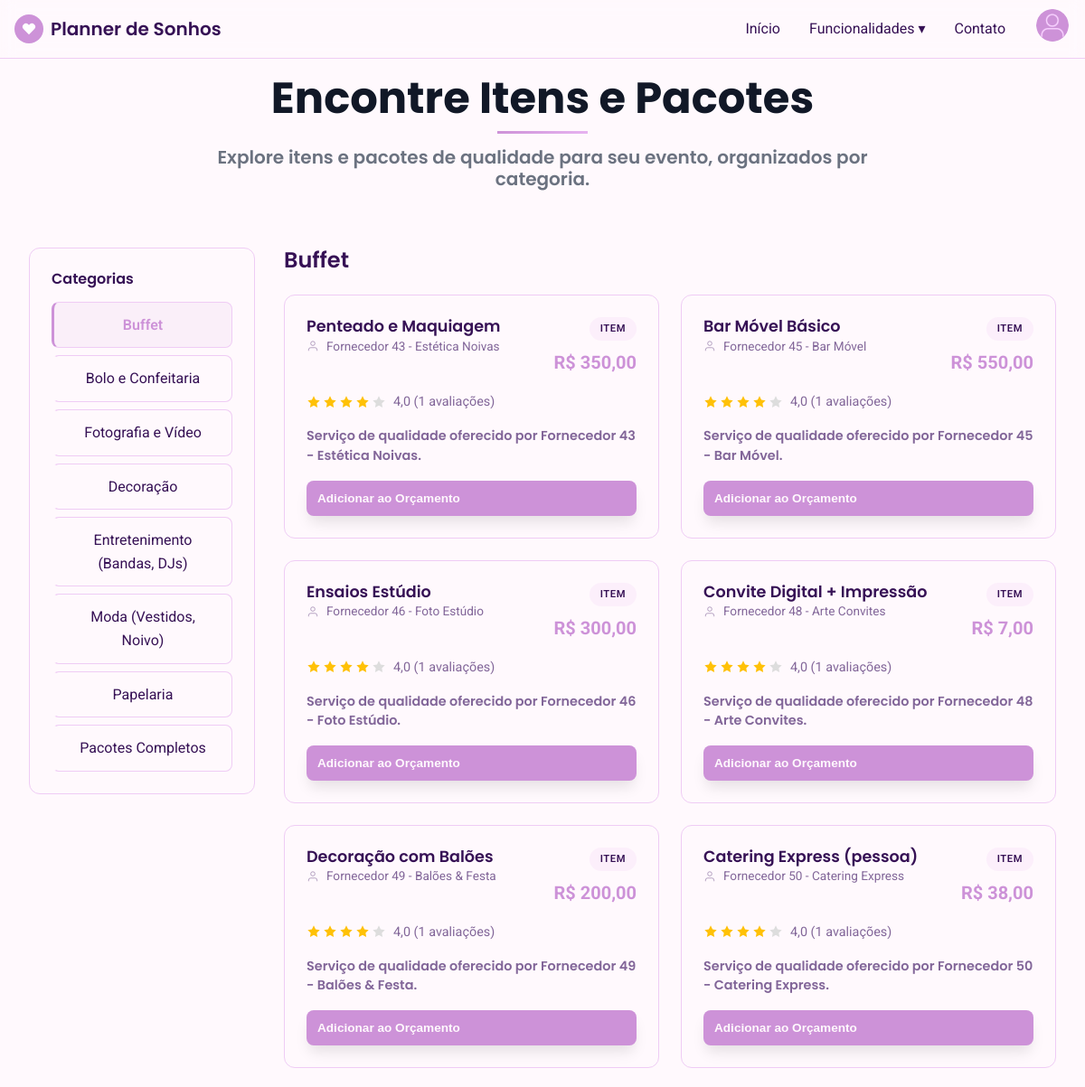
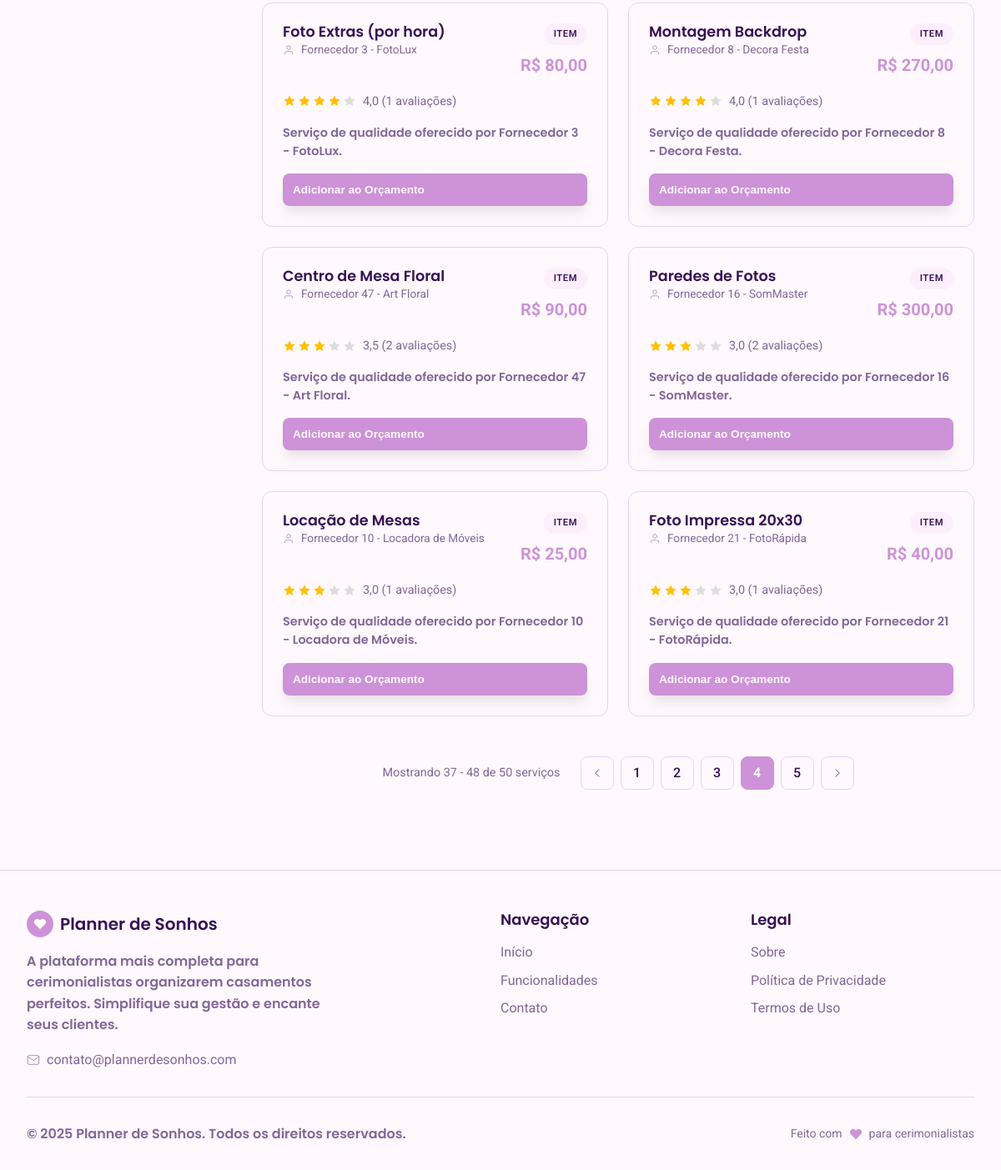
The page /pages/itens.php?categoria=buffet&pagina=4 (signed in) on the database as committed earlier (2 pictures, top to bottom).
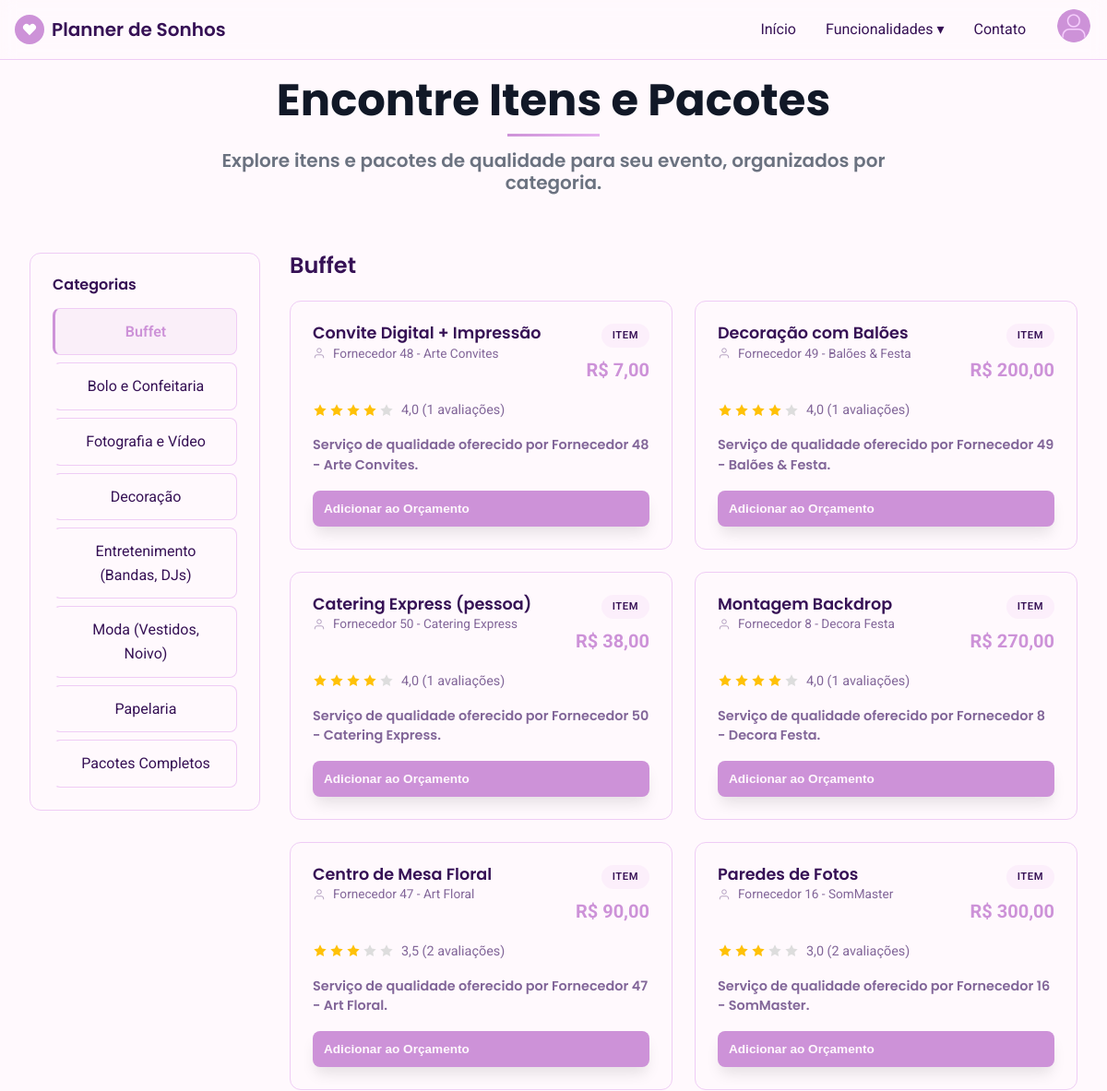
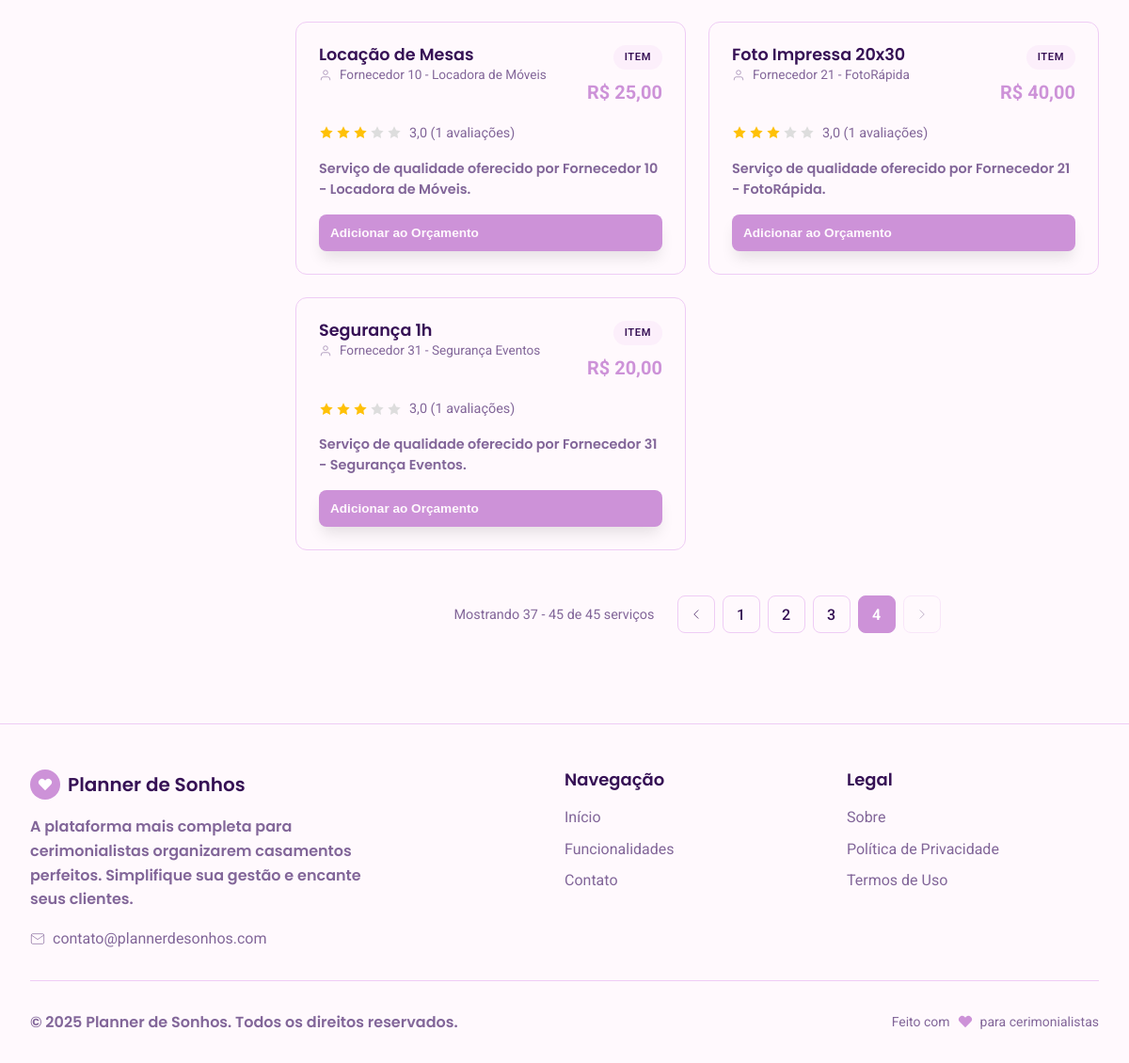
The same page on the database as committed later (2 pictures, top to bottom).
### tables this page shows
CREATE TABLE `itens` (
  `id_item` int(11) NOT NULL,
  `nome_item` varchar(120) NOT NULL,
  `id_fornecedor` int(11) NOT NULL,
  `valor_unitario` decimal(10,2) NOT NULL,
  `descricao` text,
  `data_criacao` timestamp NOT NULL DEFAULT CURRENT_TIMESTAMP
);

CREATE TABLE `fornecedores` (
  `id_fornecedor` int(11) NOT NULL,
  `nome_fornecedor` varchar(120) NOT NULL,
  `avaliacao` decimal(2,1) DEFAULT NULL,
  `categoria` varchar(100) DEFAULT 'buffet',
  `telefone` varchar(20) DEFAULT NULL,
  `email` varchar(150) DEFAULT NULL,
  `descricao` text,
  `senha` varchar(255) DEFAULT NULL,
  `remember_token` varchar(100) DEFAULT NULL,
  `apenas_pacotes` tinyint(1) DEFAULT '0',
  `created_at` timestamp NOT NULL DEFAULT CURRENT_TIMESTAMP,
  `foto_perfil` varchar(225) DEFAULT NULL
);

### pages/itens.php (the view, shortened to what the changed rows need)
<?php
require_once "../config/conexao.php";
$categorias = [
  'buffet' => 'Buffet',
  'bolo' => 'Bolo e Confeitaria',
  'fotografia' => 'Fotografia e Vídeo',
  'decoracao' => 'Decoração',
  'entretenimento' => 'Entretenimento (Bandas, DJs)',
  'moda' => 'Moda (Vestidos, Noivo)',
  'papelaria' => 'Papelaria',
  'pacote_completo' => 'Pacotes Completos'
];
$categoria_selecionada = isset($_GET['categoria']) ? $_GET['categoria'] : 'buffet';
$itens_por_pagina = 12;
$pagina_atual = isset($_GET['pagina']) ? max(1, (int)$_GET['pagina']) : 1;
$offset = ($pagina_atual - 1) * $itens_por_pagina;
$sql_count_itens = "
  SELECT COUNT(DISTINCT i.id_item) as total
  FROM itens i
  INNER JOIN fornecedores f ON i.id_fornecedor = f.id_fornecedor
  WHERE f.categoria = ?
";
$stmt_count = $pdo->prepare($sql_count_itens);
$stmt_count->execute([$categoria_selecionada]);
$total_itens = $stmt_count->fetch(PDO::FETCH_ASSOC)['total'];
$sql_count_pacotes = "
  SELECT COUNT(DISTINCT p.id_pacote) as total
  FROM pacotes p
  INNER JOIN fornecedores f ON p.id_fornecedor = f.id_fornecedor
  WHERE f.categoria = ?
";
$stmt_count_pacotes = $pdo->prepare($sql_count_pacotes);
$stmt_count_pacotes->execute([$categoria_selecionada]);
$total_pacotes = $stmt_count_pacotes->fetch(PDO::FETCH_ASSOC)['total'];
$total_servicos = $total_itens + $total_pacotes;
$total_paginas = ceil($total_servicos / $itens_por_pagina);
$sql_itens = "
  SELECT
    i.id_item,
    i.nome_item,
    i.valor_unitario,
    i.descricao,
    f.id_fornecedor,
    f.nome_fornecedor,
    f.categoria,
    COUNT(DISTINCT o.id_orcamento) as total_avaliacoes,
    COALESCE(AVG(CASE WHEN o.avaliacao > 0 THEN o.avaliacao END), 0) as rating_score
  FROM itens i
  INNER JOIN fornecedores f ON i.id_fornecedor = f.id_fornecedor
  LEFT JOIN orcamentos o ON i.nome_item = o.item AND o.avaliacao > 0
  WHERE f.categoria = ?
  GROUP BY i.id_item, i.nome_item, i.valor_unitario, i.descricao, f.id_fornecedor, f.nome_fornecedor, f.categoria
  ORDER BY rating_score DESC, total_avaliacoes DESC
";
$stmt = $pdo->prepare($sql_itens);
$stmt->execute([$categoria_selecionada]);
$itens_disponiveis = $stmt->fetchAll(PDO::FETCH_ASSOC);
$servicos_disponiveis = [];
foreach ($itens_disponiveis as $item) {
  $servicos_disponiveis[] = [
    'tipo' => 'item',
    'id' => $item['id_item'],
    'nome' => $item['nome_item'],
    'valor' => $item['valor_unitario'],
    'descricao' => $item['descricao'],
    'fornecedor_id' => $item['id_fornecedor'],
    'fornecedor_nome' => $item['nome_fornecedor'],
    'categoria' => $item['categoria'],
    'rating' => $item['rating_score'],
    'avaliacoes' => $item['total_avaliacoes']
  ];
}
$servicos_paginados = array_slice($servicos_disponiveis, $offset, $itens_por_pagina);
?>
<!DOCTYPE html>
<html lang="pt-BR">
<head>
  <link rel="stylesheet" href="../Style/styles.css" />
</head>
<body>
  <main>
    <section class="page-content">
      <div class="container">
        <div class="page-header">
          <h1 class="page-title">
            Encontre <span class="gradient-text">Itens e Pacotes</span>
          </h1>
        </div>
        <div class="suppliers-container">
          <aside class="categories-sidebar">
            <div class="category-list">
              <?php foreach ($categorias as $key => $nome): ?>
                <a href="itens.php?categoria=<?php echo urlencode($key); ?>"
                  class="category-item <?php echo ($categoria_selecionada === $key) ? 'active' : ''; ?>">
                  <?php echo htmlspecialchars($nome); ?>
                </a>
              <?php endforeach; ?>
            </div>
          </aside>
          <div>
            <h2 style="margin-bottom: 1.5rem; color: hsl(var(--foreground));">
              <?php echo htmlspecialchars($categorias[$categoria_selecionada] ?? 'Itens e Pacotes'); ?>
            </h2>
            <?php if (empty($servicos_disponiveis)): ?>
              <div class="empty-state">
                <svg fill="none" stroke="currentColor" viewBox="0 0 24 24">
                  <circle cx="11" cy="11" r="8"></circle>
                  <path d="m21 21-4.35-4.35"></path>
                </svg>
                <h3>Nenhum item ou pacote encontrado</h3>
                <p>Não há itens ou pacotes disponíveis nesta categoria no momento.</p>
              </div>
            <?php else: ?>
              <div class="suppliers-grid">
                <?php foreach ($servicos_paginados as $servico): ?>
                  <div class="supplier-card">
                    <div class="supplier-header">
                      <div style="flex: 1;">
                        <h3 class="supplier-name"><?php echo htmlspecialchars($servico['nome']); ?></h3>
                        <div class="supplier-info">
                          <svg fill="none" stroke="currentColor" viewBox="0 0 24 24">
                            <path d="M20 21v-2a4 4 0 0 0-4-4H8a4 4 0 0 0-4 4v2"></path>
                            <circle cx="12" cy="7" r="4"></circle>
                          </svg>
                          <span><?php echo htmlspecialchars($servico['fornecedor_nome']); ?></span>
                        </div>
                      </div>
                      <div style="display: flex; flex-direction: column; align-items: flex-end; gap: 0.5rem;">
                        <span class="type-badge <?php echo $servico['tipo']; ?>">
                          <?php echo $servico['tipo'] === 'pacote' ? 'Pacote' : 'Item'; ?>
                        </span>
                        <div style="font-size: 1.25rem; font-weight: 700; color: hsl(var(--primary));">
                          R$ <?php echo number_format($servico['valor'], 2, ',', '.'); ?>
                        </div>
                      </div>
                    </div>
                    <?php if ($servico['tipo'] === 'item' && $servico['avaliacoes'] > 0): ?>
                      <div class="supplier-rating">
                        <div class="stars">
                          <?php
                          $rating = (float) $servico['rating'];
                          for ($i = 1; $i <= 5; $i++):
                            ?>
                            <svg class="star <?php echo ($i <= $rating) ? '' : 'star-empty'; ?>" viewBox="0 0 24 24">
                              <path
                                d="M12 2l3.09 6.26L22 9.27l-5 4.87 1.18 6.88L12 17.77l-6.18 3.25L7 14.14 2 9.27l6.91-1.01L12 2z" />
                            </svg>
                          <?php endfor; ?>
                        </div>
                        <span class="rating-text">
                          <?php echo number_format($rating, 1, ',', '.') . ' (' . (int) $servico['avaliacoes'] . ' avaliações)'; ?>
                        </span>
                      </div>
                    <?php endif; ?>
                    <?php if (!empty($servico['descricao'])): ?>
                      <p class="supplier-description">
                        <?php echo htmlspecialchars($servico['descricao']); ?>
                      </p>
                    <?php else: ?>
                      <p class="supplier-description">
                        <?php echo $servico['tipo'] === 'pacote' ? 'Pacote completo com múltiplos serviços incluídos.' : 'Serviço de qualidade oferecido por ' . htmlspecialchars($servico['fornecedor_nome']) . '.'; ?>
                      </p>
                    <?php endif; ?>
                    <div class="supplier-actions">
                      <?php if (isset($_SESSION['usuario_id'])): ?>
                        <form method="post" style="flex: 1;">
                          <button type="submit" name="add_to_budget" class="btn-primary" style="width: 100%;">
                            Adicionar ao Orçamento
                          </button>
                        </form>
                      <?php endif; ?>
                    </div>
                  </div>
                <?php endforeach; ?>
              </div>
              <?php if ($total_paginas > 1): ?>
                <div class="pagination-container">
                  <div class="pagination-info">
                    Mostrando <?php echo $offset + 1; ?> - <?php echo min($offset + $itens_por_pagina, $total_servicos); ?> de <?php echo $total_servicos; ?> serviços
                  </div>
                  <?php if ($pagina_atual > 1): ?>
                    <a href="itens.php?categoria=<?php echo urlencode($categoria_selecionada); ?>&pagina=<?php echo $pagina_atual - 1; ?>"
                       class="pagination-button">
                      <svg fill="none" stroke="currentColor" viewBox="0 0 24 24">
                        <polyline points="15 18 9 12 15 6"></polyline>
                      </svg>
                    </a>
                  <?php endif; ?>
                  <?php
                  $range = 2;
                  $start = max(1, $pagina_atual - $range);
                  $end = min($total_paginas, $pagina_atual + $range);
                  if ($start > 1): ?>
                    <a href="itens.php?categoria=<?php echo urlencode($categoria_selecionada); ?>&pagina=1"
                       class="pagination-button">1</a>
                  <?php endif; ?>
                  <?php for ($i = $start; $i <= $end; $i++): ?>
                    <a href="itens.php?categoria=<?php echo urlencode($categoria_selecionada); ?>&pagina=<?php echo $i; ?>"
                       class="pagination-button <?php echo ($i === $pagina_atual) ? 'active' : ''; ?>">
                      <?php echo $i; ?>
                    </a>
                  <?php endfor; ?>
                  <?php if ($pagina_atual < $total_paginas): ?>
                    <a href="itens.php?categoria=<?php echo urlencode($categoria_selecionada); ?>&pagina=<?php echo $pagina_atual + 1; ?>"
                       class="pagination-button">
                      <svg fill="none" stroke="currentColor" viewBox="0 0 24 24">
                        <polyline points="9 18 15 12 9 6"></polyline>
                      </svg>
                    </a>
                  <?php else: ?>
                    <span class="pagination-button disabled">
                      <svg fill="none" stroke="currentColor" viewBox="0 0 24 24">
                        <polyline points="9 18 15 12 9 6"></polyline>
                      </svg>
                    </span>
                  <?php endif; ?>
                </div>
              <?php endif; ?>
            <?php endif; ?>
          </div>
        </div>
      </div>
    </section>
  </main>
</body>
</html>

Rows that differ between the two databases and show on the page:
no longer on this page (row unchanged): itens: nome_item "Penteado e Maquiagem", id_fornecedor.nome_fornecedor "Fornecedor 43 - Estética Noivas", valor_unitario "350,00", rating "4,0", avaliacoes "1"
no longer on this page (row unchanged): itens: nome_item "Bar Móvel Básico", id_fornecedor.nome_fornecedor "Fornecedor 45 - Bar Móvel", valor_unitario "550,00", rating "4,0", avaliacoes "1"
no longer on this page (row unchanged): itens: nome_item "Ensaios Estúdio", id_fornecedor.nome_fornecedor "Fornecedor 46 - Foto Estúdio", valor_unitario "300,00", rating "4,0", avaliacoes "1"
removed itens: nome_item "Foto Extras (por hora)", id_fornecedor.nome_fornecedor "Fornecedor 3 - FotoLux", valor_unitario "80,00", rating "4,0", avaliacoes "1"
now on this page (row unchanged): itens: nome_item "Segurança 1h", id_fornecedor.nome_fornecedor "Fornecedor 31 - Segurança Eventos", valor_unitario "20,00", rating "3,0", avaliacoes "1"
Other text that changed with them:
min($offset + $itens_por_pagina, $total_servicos): "48" → "45"
$total_servicos: "50" → "45"
list line gone: "5"
